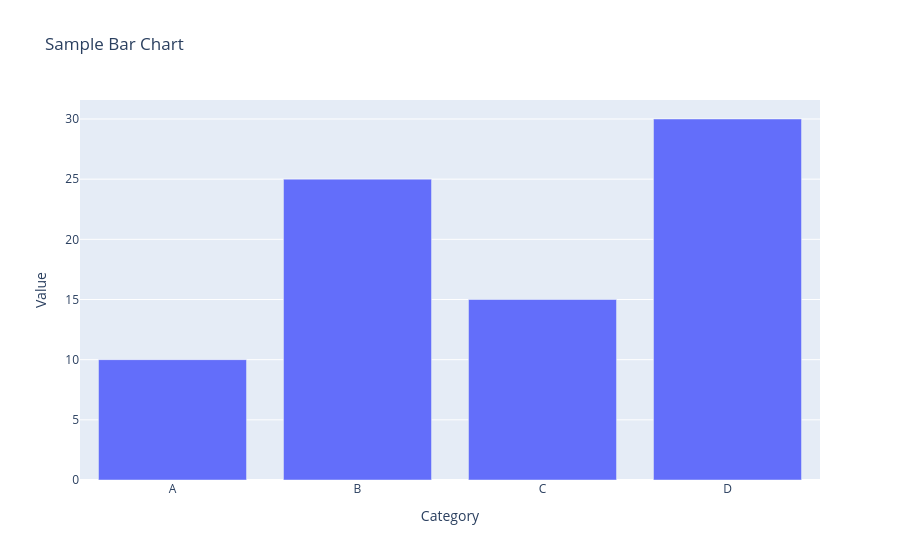

Write notebook code for a chart like this one.
### Markdown cell above
# Plotly приколы

### Code cell
data = {
    "Category": ["A", "B", "C", "D"],
    "Value": [10, 25, 15, 30]
}
df = pd.DataFrame(data)
fig = px.bar(df, x="Category", y="Value", title="Sample Bar Chart")
fig.show()

### Figure 1 — Plotly figure (JSON) as saved in the notebook; plotly's stock layout.template omitted (floating-point values rounded to 4 significant figures)
{"data": [{"hovertemplate": "Category=%{x}<br>Value=%{y}<extra></extra>", "legendgroup": "", "marker": {"color": "#636efa", "pattern": {"shape": ""}}, "name": "", "orientation": "v", "showlegend": false, "textposition": "auto", "type": "bar", "x": ["A", "B", "C", "D"], "xaxis": "x", "y": [10, 25, 15, 30], "yaxis": "y"}], "layout": {"barmode": "relative", "legend": {"tracegroupgap": 0}, "title": {"text": "Sample Bar Chart"}, "xaxis": {"anchor": "y", "domain": [0, 1], "title": {"text": "Category"}}, "yaxis": {"anchor": "x", "domain": [0, 1], "title": {"text": "Value"}}}}
